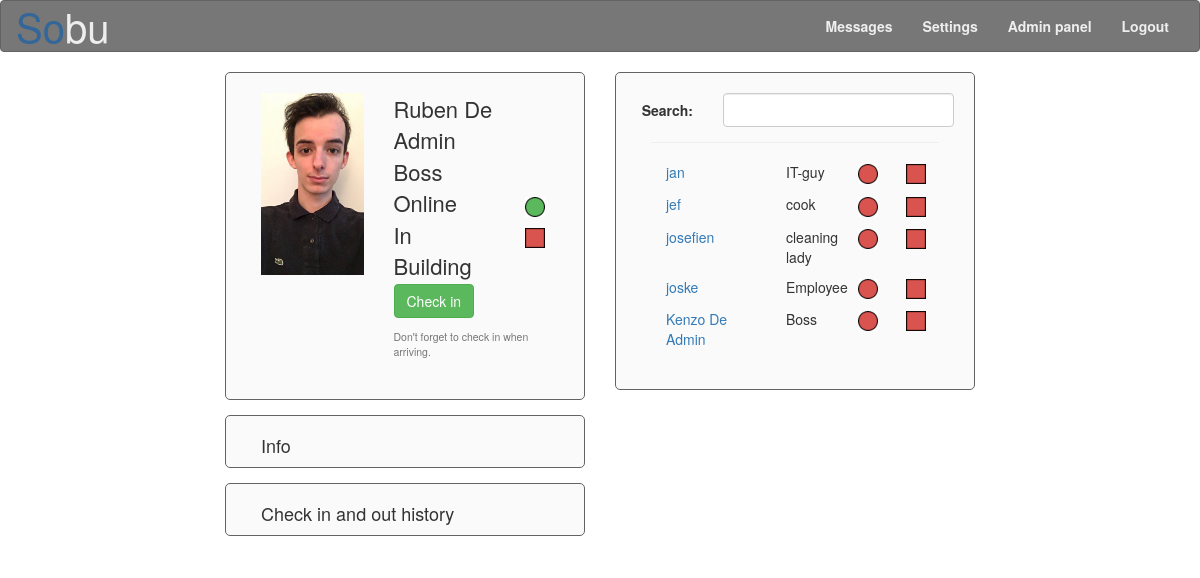
/Site/user_page.php (signed in), run on an earlier commit of the app's database.
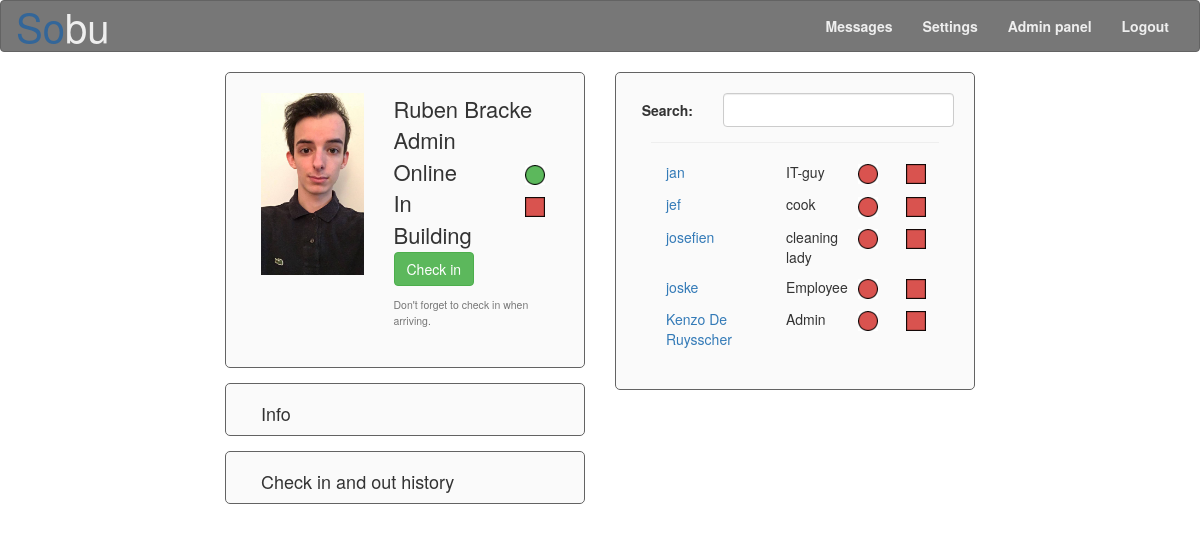
And on a later commit of the database.
### tables this page shows
CREATE TABLE IF NOT EXISTS `in_building` (
	`in_building_id` int(11) AUTO_INCREMENT,
	`user_id` int(11),
	`in_building_now` tinyint(1) DEFAULT '0',
	`time_check` timestamp NOT NULL DEFAULT CURRENT_TIMESTAMP,
	PRIMARY KEY (`in_building_id`),
	FOREIGN KEY (`user_id`) REFERENCES `user`(`user_id`)
);

CREATE TABLE IF NOT EXISTS `user` (
	`user_id` int(11) AUTO_INCREMENT,
	`name` varchar(40),
	`nin` bigint(30),
	`address` varchar(80),
	`gender` tinyint(1),
	`email` varchar(40),
	`profile_picture` varchar(10),
	`date_of_birth` date ,
	`online` tinyint(1) default '0',
	`martial_status` varchar(20),
	`password` varchar(50) default '21232f297a57a5a743894a0e4a801fc3',  
	`phone_number` varchar(15),
	`function` varchar(15),
	`rights_id` int(3) default '0',
	`admin` tinyint(1) default '0',
	`start_date` date,
	PRIMARY KEY (`user_id`),
	FOREIGN KEY (`rights_id`) REFERENCES `rights`(`rights_id`)
);

### Site/functions.php (the view, shortened to what this page needs)
<?php
function connecteren()
{
	$host 		= "localhost";
	$user		= "sobu";
	$password	= "r0628842!1S";
	$database	= "sobu";
	$link = mysqli_connect($host, $user, $password) or die("Er kan geen connectie gelegd worden met $host");
	mysqli_select_db($link, $database) or die("databank $database niet beschikbaar");
	return $link;
}
function show_member()
{
	$x = NULL;
	$link = connecteren();
	$query_list = "SELECT user.user_id, user.name, user.function, user.online, in_building.in_building_now, in_building.in_building_id FROM user LEFT JOIN in_building on user.user_id = in_building.user_id ORDER BY user.name ASC, in_building.in_building_id DESC";
	$result_list = mysqli_query($link, $query_list) or die("FOUT: er is een fout opgetreden bij het uitvoeren van de query \"$query_list\"");
	if($result_list->num_rows > 0)
	{
		while($row = $result_list->fetch_assoc())
		{
			if(($row['user_id'] != $_SESSION['user_id']) && ($row['user_id'] != $x))
			{
				echo "<div class='form-group'>
				<div class='col-xs-5'><a href=\"colleague_page.php?id=".$row['user_id']."\">".$row['name']."</a></div>
				<div class='col-xs-3'>" .$row['function']. "</div>
				<div class='col-xs-2'>";
					if ($row["online"] == 1)
					{
						echo "<img src=\"IMG/Green_circle.png\" title=\"Online\" alt=\"Online\" class=\"indicator_online_building\">";
					}
					else
					{
						echo "<img src=\"IMG/Red_circle.png\" title=\"Offline\" alt=\"Offline\" class=\"indicator_online_building\">";
					}
					echo "</div><div class='col-md-2'>";
					if ($row["in_building_now"] == 1)
					{
						echo "<img src=\"IMG/Green_square.png\" id=\"in_building\" title=\"In Building\" alt=\"In Building\" class=\"indicator_online_building\">";
					}
					else
					{
						echo "<img src=\"IMG/Red_square.png\" id=\"in_building\" title=\"Not in Building\" alt=\"Not in building\" class=\"indicator_online_building\">";
					}
					echo "</div>
				</div>
				<p class='clear_both'></p>";
				$x = $row['user_id'];
			}
		}
	}
	else
	{
		echo 'not found';
	}
}
?>

### Site/user_page.php (shortened to what this page needs)
<?php
include("functions.php");
if (isset($_SESSION["logged_in"]))
{
	?>
	<!DOCTYPE html>
	<html lang="en">
	<head>
		<link href="css/reset.css" rel="stylesheet" />
		<link href="css/bootstrap.css" rel="stylesheet">
		<link href="css/style.css" rel="stylesheet" />
		<link rel="stylesheet" href="https://cdnjs.cloudflare.com/ajax/libs/font-awesome/4.7.0/css/font-awesome.min.css">
		</head>
		<body>
			<nav class="navbar navbar-default">
				<div class="container-fluid">
					<div class="navbar-header">
						<a class="navbar-brand" href="index.php"><span class="so">So</span><span class="bu">bu</span></a>
					</div>
					<div class="collapse navbar-collapse" id="bs-example-navbar-collapse-1">
						<ul class="nav navbar-nav navbar-right links_bovenaan">
							<li><a href="messages_page.php">Messages<span class="badge" id="message_aantal"></span></a></li>
							<li><a href="settings_page.php">Settings</a></li>
							<?php
							if ($_SESSION["admin"] == 1)
							{
								echo "<li><a href=\"admin_page.php\">Admin panel</a></li>";
							}
							?>
							<li><a href="logout.php">Logout</a></li>
						</ul>
					</div>
				</div>
			</nav>
			<div class="container-fluid">
				<div class="col-xs-12 col-sm-5 col-sm-offset-1 col-md-5 col-md-offset-1 col-lg-4 col-lg-offset-2">
					<div class="BOX margin_15_bottom">
						<div class="col-md-5 user_foto">
							<img src="<?php if($_SESSION["profile_picture"] != NULL) { echo "IMG/users/" .$_SESSION["profile_picture"]; } else { echo "IMG/users/default.png"; } ?>" alt="Profile picture" class="user_foto">
						</div>
						<div class="col-md-7 user_info">
							<ul>
								<li><?php echo $_SESSION["name"]; ?></li>
								<li><?php echo $_SESSION["function"]; ?></li>
								<li>
									<div class="col-xs-9 col-sm-9 col-md-9 no_pad_left">Online</div>
									<div class="col-xs-3 col-sm-3 col-md-3">
										<?php
										if ($_SESSION["logged_in"] == 1)
										{
											echo "<img src=\"IMG/Green_circle.png\" title=\"Online\" alt=\"Online\" class=\"indicator_online_building\">";
										}
										else
										{
											echo "<img src=\"IMG/Red_circle.png\" title=\"Offline\" alt=\"Offline\" class=\"indicator_online_building\">";
										}
										?>
									</div>
									<li>
										<div class="col-xs-9 col-sm-9 col-md-9 no_pad_left">In Building</div>
										<div class="col-xs-3 col-sm-3 col-md-3">
											<?php
											if ($_SESSION["in_building"] == 1)
											{
												echo "<img src=\"IMG/Green_square.png\" id=\"in_building\" title=\"In Building\" alt=\"In Building\" class=\"indicator_online_building\">";
											}
											else
											{
												echo "<img src=\"IMG/Red_square.png\" id=\"in_building\" title=\"Not in Building\" alt=\"Not in building\" class=\"indicator_online_building\">";
											}
											?>
										</div>
									</li>
									<li>
										<div class="col-md-12 no_pad_left">
											<?php
											if ($_SESSION["in_building"] == 0)
											{
												echo "<button class=\"btn btn-success\" id=\"check_in_out_button\" onclick=\"check_in_out();\">Check in</button>";
												echo "<h5 id=\"check_in_out_warning\"><small>Don't forget to check in when arriving.</small></h5>";
											}
											else
											{
												echo "<button class=\"btn btn-danger\" id=\"check_in_out_button\" onclick=\"check_in_out();\">Check out</button>";
												echo "<h5 id=\"check_in_out_warning\"><small>Don't forget to check out when leaving.</small></h5>";
											}
											?>
										</div>
									</li>
								</ul>
							</div>
						</div>
						<div class="BOX margin_15_bottom no_pad_bottom">
							<div class="col-md-12">
								<a href="info_page.php" class="h4">Info</a>
							</div>
						</div>
						<div class="BOX margin_15_bottom no_pad_bottom">
							<div class="col-md-12">
								<a href="check_in_out_page.php" class="h4">Check in and out history</a>
							</div>
						</div>
					</div>
					<div class="col-xs-12 col-sm-5 col-sm-offset-0 col-md-5 col-md-offset-0 col-lg-4 user_search">
						<div class="BOX">
							<form class="form-horizontal" name="people_search" method="post" action="#">
								<div class="form-group">
									<label for="zoeken" class="col-md-3 control-label">Search:</label>
									<div class="col-md-9">
										<input type="text" onkeyup="search_users();" class="form-control" id="zoeken" name="zoeken">
									</div>
								</div>
							</form>
							<div class="col-md-12"><hr class="hr"></div><br>
							<div class="col-md-12" id="members">
								<?php
								show_member();
								?>
							</div>
						</div>
					</div>
				</div>
			</body>
			</html>
			<?php
		}
		else
		{
			header("Location: index.php");
		}
		?>

### Site/CSS/style.css (style rules this page uses)
body { padding-bottom: 15px; }
span.so { color: #336699; }
span.bu { color: #eeeeee; }
.BOX { background-color: #fafafa; border: solid #636363 1px; border-radius: 5px; padding: 20px; }
img.user_foto { max-height: 100%; max-width: 100%; max-height: 300px; }
div.user_info { font-size: 22px; }
div.user_search { font-size: 14px; }
hr.hr { padding: 0px; margin: 0px; color: #aaa; }
.no_pad_left { padding-left: 0px; }
.no_pad_bottom { padding-bottom: 0px; }
.margin_15_bottom { margin-bottom: 15px; }
.links_bovenaan > li > a { color: #f00; }
img.indicator_online_building { width: 20px; height: 20px; }

What changed in the data, as far as the page shows it:
changed through a linked row, in_building: user.name "Kenzo De Admin" → "Kenzo De Ruysscher"; user.function "Boss" → "Admin"
Also different on the page:
$_SESSION["name"]: "Ruben De Admin" → "Ruben Bracke"
$_SESSION["function"]: "Boss" → "Admin"
